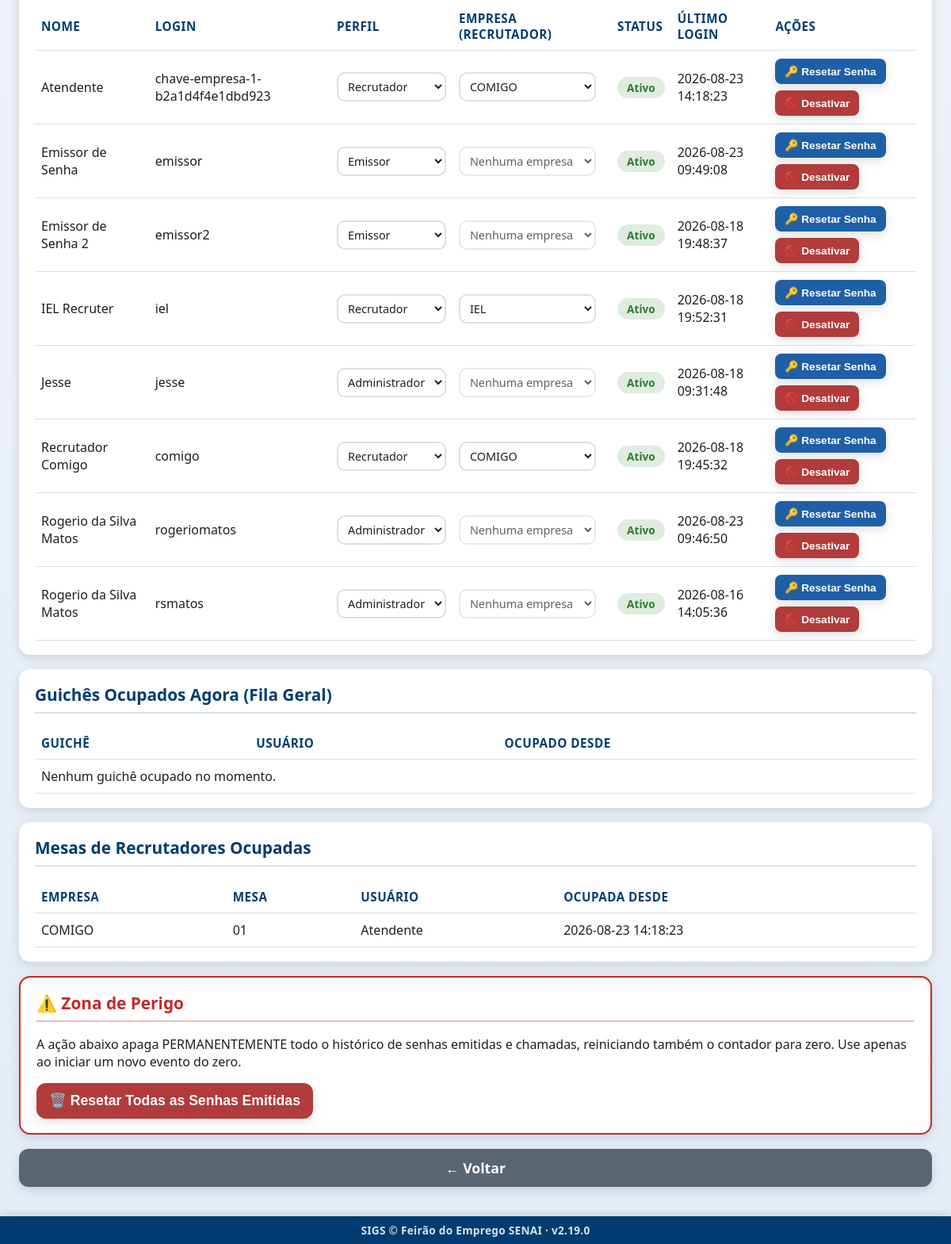
The page /admin/usuarios (signed in, lower part) on the database as committed earlier.
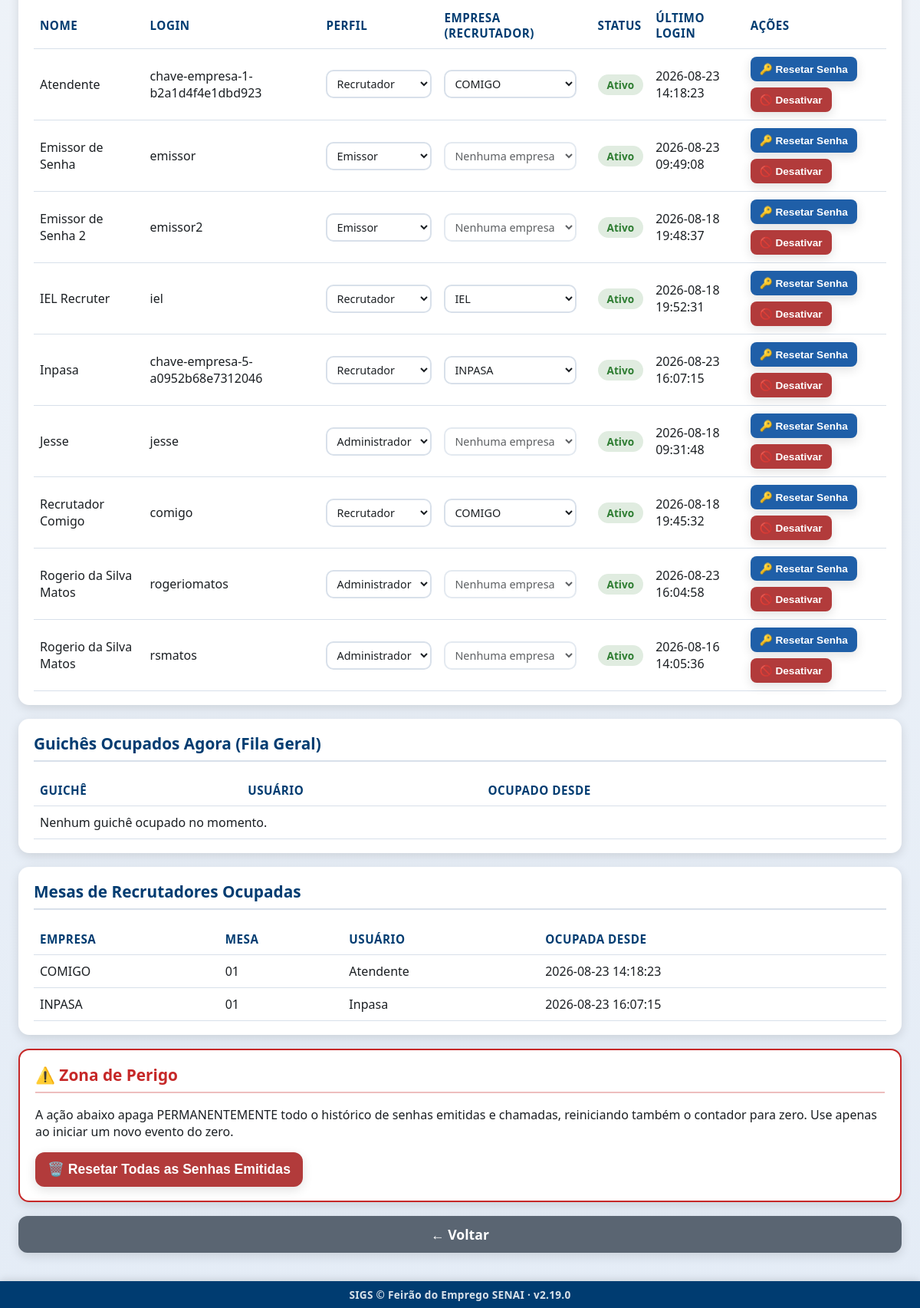
The same page on the database as committed later.
### tables this page shows
CREATE TABLE usuarios (
            id INTEGER PRIMARY KEY AUTOINCREMENT,
            nome_completo TEXT NOT NULL,
            login TEXT NOT NULL UNIQUE,
            senha_hash TEXT NOT NULL,
            perfil TEXT NOT NULL DEFAULT 'atendente',
            ativo INTEGER NOT NULL DEFAULT 1,
            data_criacao TEXT NOT NULL,
            ultimo_login TEXT
        , empresa_id INTEGER REFERENCES empresas (id), provisionado_por_chave INTEGER NOT NULL DEFAULT 0);

CREATE TABLE empresas (
                id INTEGER PRIMARY KEY AUTOINCREMENT,
                nome TEXT NOT NULL UNIQUE,
                ativa INTEGER NOT NULL DEFAULT 1,
                data_criacao TEXT NOT NULL
            , logo_path TEXT, cor_principal TEXT, contador_atual INTEGER NOT NULL DEFAULT 0, emissao_bloqueada_em TEXT, chave_acesso TEXT, fixa INTEGER NOT NULL DEFAULT 0);

CREATE TABLE guiches_empresa_ocupados (
                empresa_id INTEGER NOT NULL,
                guiche INTEGER NOT NULL,
                usuario_id INTEGER NOT NULL,
                usuario_nome TEXT NOT NULL,
                ocupado_desde TEXT NOT NULL,
                PRIMARY KEY (empresa_id, guiche),
                FOREIGN KEY (empresa_id) REFERENCES empresas (id),
                FOREIGN KEY (usuario_id) REFERENCES usuarios (id)
            );

### app.py (the view)
@app.route("/admin/usuarios")
@auth.login_required
@auth.admin_required
def usuarios_tela():
    usuarios = database.listar_usuarios()
    guiches_ocupados = database.listar_guiches_ocupados()
    guiches_empresa_ocupados = database.listar_guiches_empresa_ocupados()
    empresas = database.listar_empresas()
    return render_template(
        "usuarios.html",
        config=config_manager.obter_todas(),
        usuarios=usuarios,
        guiches_ocupados=guiches_ocupados,
        guiches_empresa_ocupados=guiches_empresa_ocupados,
        empresas=empresas,
    )

### app.py (called while the page is built)
@app.context_processor
def injetar_usuario_logado():
    usuario_sessao = auth.usuario_logado()
    identidade_empresa = None
    if usuario_sessao and usuario_sessao.get("perfil") == PerfilUsuario.RECRUTADOR:
        empresa_id = usuario_sessao.get("empresa_id")
        if empresa_id:
            empresa = database.obter_empresa_por_id(empresa_id)
            if empresa and (empresa.logo_path or empresa.cor_principal):
                identidade_empresa = {"logo_path": empresa.logo_path, "cor": empresa.cor_principal}
    return {
        "usuario_logado": usuario_sessao,
        "eh_admin": auth.eh_admin(),
        "sigs_versao": SIGS_VERSAO,
        "identidade_empresa": identidade_empresa,
    }

### auth.py (called while the page is built)
def eh_admin() -> bool:
    return session.get(CHAVE_SESSAO_PERFIL) == PerfilUsuario.ADMIN

### config.py (called while the page is built)
    def _conectar(self) -> sqlite3.Connection:
        conexao = sqlite3.connect(str(DATABASE_PATH), timeout=10, check_same_thread=False)
        conexao.row_factory = sqlite3.Row
        return conexao

### models.py (called while the page is built)
    def to_dict_publico(self) -> dict:
        dados = asdict(self)
        dados.pop("senha_hash", None)
        return dados

    def to_dict(self) -> dict:
        return asdict(self)

### templates/usuarios.html (shortened to what the changed rows need)
{% extends "layout.html" %}
{% block conteudo %}
<div class="pagina pagina-usuarios">
    <main class="conteudo-principal">
        <section class="card">
            <table class="tabela-fila">
                <thead>
                    <tr>
                        <th>Nome</th>
                        <th>Login</th>
                        <th>Perfil</th>
                        <th>Empresa (Recrutador)</th>
                        <th>Status</th>
                        <th>Último Login</th>
                        <th>Ações</th>
                    </tr>
                </thead>
                <tbody id="usuarios-corpo">
                    {% for usuario in usuarios %}
                    <tr data-usuario-id="{{ usuario.id }}">
                        <td>{{ usuario.nome_completo }}</td>
                        <td>{{ usuario.login }}</td>
                        <td>
                            <select class="select-perfil" data-usuario-id="{{ usuario.id }}">
                                <option value="emissor" {% if usuario.perfil == 'emissor' %}selected{% endif %}>Emissor</option>
                                {% if usuario.perfil == 'recrutador' %}
                                <option value="recrutador" selected>Recrutador</option>
                                {% endif %}
                                <option value="admin" {% if usuario.perfil == 'admin' %}selected{% endif %}>Administrador</option>
                            </select>
                        </td>
                        <td>
                            <select class="select-empresa-recrutador" data-usuario-id="{{ usuario.id }}"
                                    {{ '' if usuario.perfil == 'recrutador' else 'disabled' }}>
                                <option value="">Nenhuma empresa</option>
                                {% for empresa in empresas %}
                                <option value="{{ empresa.id }}" {% if usuario.empresa_id == empresa.id %}selected{% endif %}>{{ empresa.nome }}</option>
                                {% endfor %}
                            </select>
                        </td>
                        <td>
                            <span class="status-badge-{{ 'ativo' if usuario.ativo else 'inativo' }}">
                                {{ 'Ativo' if usuario.ativo else 'Inativo' }}
                            </span>
                        </td>
                        <td>{{ usuario.ultimo_login or 'Nunca' }}</td>
                        <td class="acoes-usuario">
                            <button class="botao botao-secundario botao-acao-pequeno btn-resetar-senha" data-usuario-id="{{ usuario.id }}">
                                🔑 Resetar Senha
                            </button>
                            <button class="botao {{ 'botao-alerta' if usuario.ativo else 'botao-primario' }} botao-acao-pequeno btn-toggle-status"
                                    data-usuario-id="{{ usuario.id }}" data-ativo="{{ usuario.ativo | lower }}">
                                {{ '🚫 Desativar' if usuario.ativo else '✅ Ativar' }}
                            </button>
                        </td>
                    </tr>
                    {% endfor %}
                </tbody>
            </table>
        </section>
        <section class="card">
            <h2>Guichês Ocupados Agora (Fila Geral)</h2>
            <table class="tabela-fila">
                <thead>
                    <tr>
                        <th>Guichê</th>
                        <th>Usuário</th>
                        <th>Ocupado Desde</th>
                    </tr>
                </thead>
            </table>
        </section>
        <section class="card">
            <h2>Mesas de Recrutadores Ocupadas</h2>
            <table class="tabela-fila">
                <thead>
                    <tr>
                        <th>Empresa</th>
                        <th>Mesa</th>
                        <th>Usuário</th>
                        <th>Ocupada Desde</th>
                    </tr>
                </thead>
                <tbody>
                    {% for ocupacao in guiches_empresa_ocupados %}
                    <tr>
                        <td>{{ ocupacao.empresa_nome }}</td>
                        <td>{{ '%02d' | format(ocupacao.guiche) }}</td>
                        <td>{{ ocupacao.usuario_nome }}</td>
                        <td>{{ ocupacao.ocupado_desde }}</td>
                    </tr>
                    {% else %}
                    <tr><td colspan="4">Nenhuma mesa de recrutador ocupada no momento.</td></tr>
                    {% endfor %}
                </tbody>
            </table>
        </section>
        <section class="card card-zona-perigo">
            <h2>⚠️ Zona de Perigo</h2>
        </section>
    </main>
</div>
{% endblock %}

Rows that differ between the two databases and show on the page:
added usuarios: nome_completo "Inpasa", login "chave-empresa-5-a0952b68e7312046", perfil+id "Recrutador", empresa+id+perfil "INPASA", ativo "Ativo", ultimo_login "2026-08-23 16:07:15", ativo "🚫 Desativar"
changed usuarios "rogeriomatos": ultimo_login "2026-08-23 09:46:50" → "2026-08-23 16:04:58"
added guiches_empresa_ocupados: empresa_nome "INPASA", guiche "01", usuario_nome "Inpasa", ocupado_desde "2026-08-23 16:07:15"
